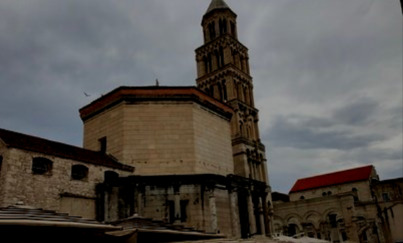
#> input picture croatiadark.jpg, 403 x 243 px
$ jupyter execute --allow-errors CornerDetection.ipynb
#> lines starting #> are read from the running program, lines starting #| are printed output that depends on the picture; after the words box and inside, x2 and y2 are one past the last pixel; in counts of white or black regions, pixels touching at a corner belong together; long printed decimals are rounded
[cell 1]
'''
 Based on the following tutorial:
   http://docs.opencv.org/3.0-beta/doc/py_tutorials/py_feature2d/py_fast/py_fast.html
'''

import numpy as np
import cv2
import time

# Load the image
img = cv2.imread('croatiadark.jpg')
#> img is the input picture: shape (243, 403, 3); mean B, G, R 80.1, 83.6, 87.1

# Convert it to gray scale
gray = cv2.cvtColor(img, cv2.COLOR_BGR2GRAY)
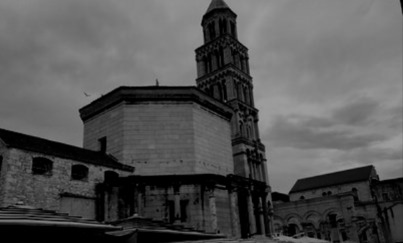
#> gray: shape (243, 403); min 0, max 161, mean 84.3
# Detect the FAST key points

ctime = 0.000


for i in range(100):
    #set Start time
    st = time.time()

    fast = cv2.FastFeatureDetector_create(threshold=50)
    keyPoints = fast.detect(gray, None)


    # Paint the key points over the original image
    result = cv2.drawKeypoints(img, keyPoints, None, flags=cv2.DRAW_MATCHES_FLAGS_DRAW_RICH_KEYPOINTS)

    # wait for 3 seconds
    time.sleep(3)

    #get end time
    et = time.time()
    # get the execution time
    elapsed_time = et - st
    ctime= ctime + float(elapsed_time)
    print("Loading" ,i + 1,"%")
#> this loop made 100 passes
#> pass 1, `result = cv2.drawKeypoints(img, keyPoints, None, flags=cv2.DRAW_MATCHE..`:
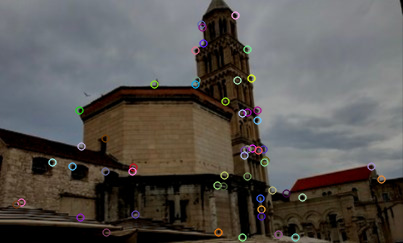
#> result: shape (243, 403, 3); mean B, G, R 81.4, 84.7, 88.3
#> pass 2, `result = cv2.drawKeypoints(img, keyPoints, None, flags=cv2.DRAW_MATCHE..`:
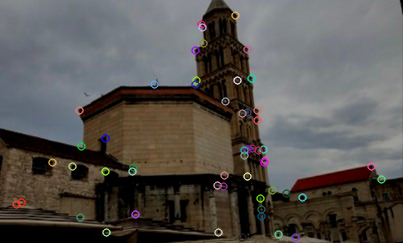
#> result: shape (243, 403, 3); mean B, G, R 81.3, 84.8, 88.3
#> pass 3, `result = cv2.drawKeypoints(img, keyPoints, None, flags=cv2.DRAW_MATCHE..`:
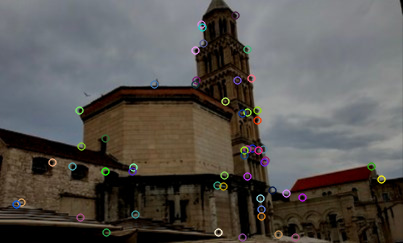
#> result: shape (243, 403, 3); mean B, G, R 81.2, 84.7, 88.1
#> after the loop, ctime = 0.0772

print("Execution time:",ctime /100,"seconds")
#| Execution time: 0.0007716 seconds
print("Total Keypoints with nonmaxSuppression: ", len(keyPoints))
#| Total Keypoints with nonmaxSuppression:  53
# Display the results
cv2.imshow('Key points', result)
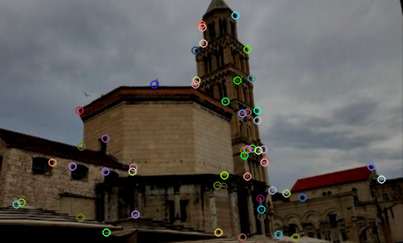
#> window 'Key points': shape (243, 403, 3); mean B, G, R 81.2, 85, 88.2
cv2.waitKey(0)
cv2.destroyAllWindows()

#> (a cell that did not finish here is left out)

[cell 3]
import numpy as np
import cv2

# Load the image
img = cv2.imread('croatiadark.jpg')

# Convert it to gray scale
gray = cv2.cvtColor(img, cv2.COLOR_BGR2GRAY)


ctime = 0.000


for i in range(100):
    #set Start time
    st = time.time()

    # Detect the Harris corners
    gray = np.float32(gray)
    cornersImg = cv2.cornerHarris(gray, blockSize=2, ksize=3, k=0.04)

    # Dilate the image to increase the corners size
    cornersImg = cv2.dilate(cornersImg, np.ones((3, 3)))

    # Paint the corners over the original image
    img[cornersImg > 0.2 * cornersImg.max()] = [0, 0, 255]

    # wait for 3 seconds
    time.sleep(3)

    #get end time
    et = time.time()
    # get the execution time
    elapsed_time = et - st
    ctime= ctime + float(elapsed_time)
    print("Loading" ,i + 1,"%")
#> this loop made 100 passes
#> (elapsed_time, ctime) on passes 1 to 12: (0.0219, 0.0219), (0.00351, 0.0254), (0.0042, 0.0296), (0.0033, 0.0329), (0.00323, 0.0362), (0.00321, 0.0394), (0.00321, 0.0426), (0.00319, 0.0458), (0.00323, 0.049), (0.00235, 0.0513), (0.00303, 0.0544), (0.00275, 0.0571)
#> pass 1, `cornersImg = cv2.cornerHarris(gray, blockSize=2, ksize=3, k=0.04)`:
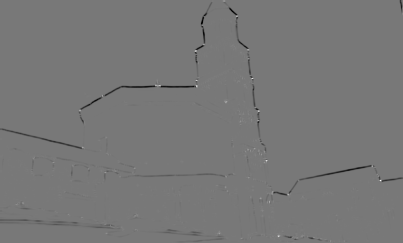
#> cornersImg: shape (243, 403) float32; min -5966449, max 6631546, mean -37967; drawn with min black and max white
#> pass 1, `cornersImg = cv2.dilate(cornersImg, np.ones((3, 3)))`:
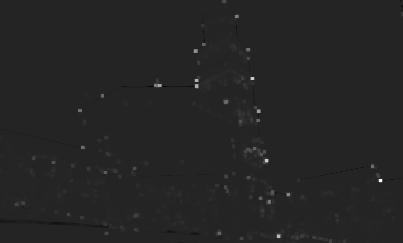
#> cornersImg: shape (243, 403) float32; min -1120051.8, max 6631546, mean 22889.8; drawn with min black and max white
#> after the loop:
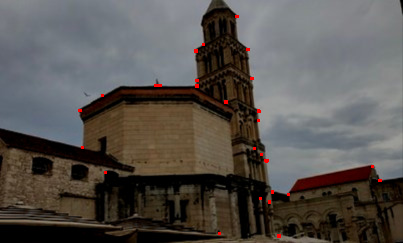
#> img: shape (243, 403, 3); 0.32% of pixels changed, all inside (x1, y1, x2, y2) = (78, 15, 382, 238)
#> after the loop, ctime = 0.257

print("Execution time:",ctime/100,"seconds")
#| Execution time: 0.002568 seconds

# Display the results
cv2.imshow('Corners', img)
cv2.waitKey(0)
cv2.destroyAllWindows()
